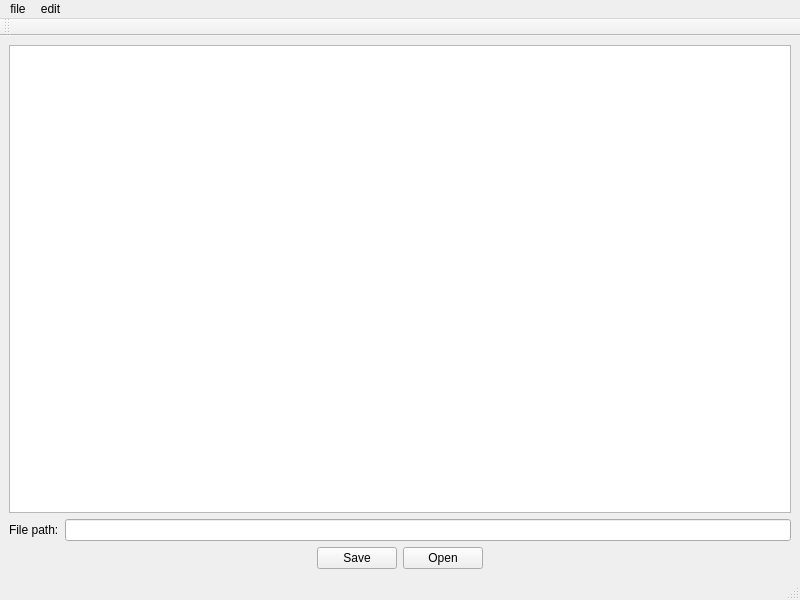
<?xml version="1.0" encoding="UTF-8"?>
<ui version="4.0">
 <class>second_window</class>
 <widget class="QMainWindow" name="second_window">
  <property name="geometry">
   <rect>
    <x>0</x>
    <y>0</y>
    <width>800</width>
    <height>600</height>
   </rect>
  </property>
  <property name="windowTitle">
   <string>MainWindow</string>
  </property>
  <property name="autoFillBackground">
   <bool>true</bool>
  </property>
  <property name="styleSheet">
   <string notr="true"/>
  </property>
  <widget class="QWidget" name="centralwidget">
   <layout class="QVBoxLayout" name="verticalLayout_2">
    <item>
     <layout class="QVBoxLayout" name="verticalLayout">
      <item>
       <widget class="QPlainTextEdit" name="plainTextEdit"/>
      </item>
      <item>
       <layout class="QHBoxLayout" name="horizontalLayout_2">
        <item>
         <widget class="QLabel" name="label">
          <property name="text">
           <string>File path:</string>
          </property>
         </widget>
        </item>
        <item>
         <widget class="QLineEdit" name="lineEdit"/>
        </item>
       </layout>
      </item>
      <item>
       <layout class="QHBoxLayout" name="horizontalLayout">
        <item>
         <spacer name="horizontalSpacer">
          <property name="orientation">
           <enum>Qt::Horizontal</enum>
          </property>
          <property name="sizeHint" stdset="0">
           <size>
            <width>40</width>
            <height>20</height>
           </size>
          </property>
         </spacer>
        </item>
        <item>
         <widget class="QPushButton" name="pushButton_save">
          <property name="text">
           <string>Save</string>
          </property>
         </widget>
        </item>
        <item>
         <widget class="QPushButton" name="pushButton_open">
          <property name="text">
           <string>Open</string>
          </property>
         </widget>
        </item>
        <item>
         <spacer name="horizontalSpacer_2">
          <property name="orientation">
           <enum>Qt::Horizontal</enum>
          </property>
          <property name="sizeHint" stdset="0">
           <size>
            <width>40</width>
            <height>20</height>
           </size>
          </property>
         </spacer>
        </item>
       </layout>
      </item>
     </layout>
    </item>
   </layout>
  </widget>
  <widget class="QMenuBar" name="menubar">
   <property name="geometry">
    <rect>
     <x>0</x>
     <y>0</y>
     <width>800</width>
     <height>25</height>
    </rect>
   </property>
   <widget class="QMenu" name="menufile">
    <property name="title">
     <string>file</string>
    </property>
    <addaction name="actionnew"/>
    <addaction name="actionopen"/>
    <addaction name="actionsave"/>
    <addaction name="actionsave_as"/>
   </widget>
   <widget class="QMenu" name="menuedit">
    <property name="title">
     <string>edit</string>
    </property>
    <addaction name="actionundo"/>
    <addaction name="actionredo"/>
   </widget>
   <addaction name="menufile"/>
   <addaction name="menuedit"/>
  </widget>
  <widget class="QStatusBar" name="statusBar"/>
  <widget class="QToolBar" name="toolBar">
   <property name="sizePolicy">
    <sizepolicy hsizetype="Preferred" vsizetype="Preferred">
     <horstretch>0</horstretch>
     <verstretch>0</verstretch>
    </sizepolicy>
   </property>
   <property name="windowTitle">
    <string>toolBar</string>
   </property>
   <attribute name="toolBarArea">
    <enum>TopToolBarArea</enum>
   </attribute>
   <attribute name="toolBarBreak">
    <bool>false</bool>
   </attribute>
  </widget>
  <action name="actionnew">
   <property name="text">
    <string>new</string>
   </property>
  </action>
  <action name="actionopen">
   <property name="text">
    <string>open</string>
   </property>
  </action>
  <action name="actionsave">
   <property name="text">
    <string>save</string>
   </property>
  </action>
  <action name="actionsave_as">
   <property name="text">
    <string>save as</string>
   </property>
  </action>
  <action name="actionundo">
   <property name="text">
    <string>undo</string>
   </property>
  </action>
  <action name="actionredo">
   <property name="text">
    <string>redo</string>
   </property>
  </action>
 </widget>
 <resources/>
 <connections/>
</ui>
